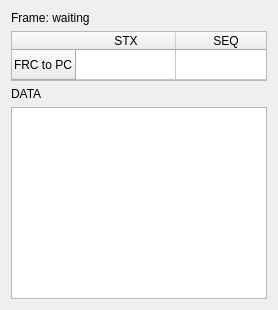
        <widget class="QWidget" name="rxDebugTab">
         <attribute name="title">
          <string>RX Frame</string>
         </attribute>
         <layout class="QVBoxLayout" name="rxDebugLayout">
          <item>
           <widget class="QLabel" name="rxFrameMetaLabel">
            <property name="text">
             <string>Frame: waiting</string>
            </property>
           </widget>
          </item>
          <item>
           <widget class="QTableWidget" name="rxFrameTable">
            <property name="maximumSize">
             <size>
              <width>16777215</width>
              <height>50</height>
             </size>
            </property>
            <property name="verticalScrollBarPolicy">
             <enum>Qt::ScrollBarAlwaysOff</enum>
            </property>
            <property name="horizontalScrollBarPolicy">
             <enum>Qt::ScrollBarAlwaysOff</enum>
            </property>
            <property name="rowCount">
             <number>1</number>
            </property>
            <property name="columnCount">
             <number>6</number>
            </property>
            <row>
             <property name="text">
              <string>FRC to PC</string>
             </property>
            </row>
            <column>
             <property name="text">
              <string>STX</string>
             </property>
            </column>
            <column>
             <property name="text">
              <string>SEQ</string>
             </property>
            </column>
            <column>
             <property name="text">
              <string>ID</string>
             </property>
            </column>
            <column>
             <property name="text">
              <string>CH</string>
             </property>
            </column>
            <column>
             <property name="text">
              <string>CMD</string>
             </property>
            </column>
            <column>
             <property name="text">
              <string>LEN</string>
             </property>
            </column>
           </widget>
          </item>
          <item>
           <widget class="QLabel" name="rxDataLabel">
            <property name="text">
             <string>DATA</string>
            </property>
           </widget>
          </item>
          <item>
           <widget class="QPlainTextEdit" name="rxDataDump"/>
          </item>
         </layout>
        </widget>
